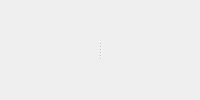
  <widget class="QWidget" name="centralWidget">
   <layout class="QGridLayout" name="gridLayout">
    <property name="leftMargin">
     <number>1</number>
    </property>
    <property name="topMargin">
     <number>0</number>
    </property>
    <property name="rightMargin">
     <number>1</number>
    </property>
    <property name="bottomMargin">
     <number>0</number>
    </property>
    <item row="0" column="0">
     <widget class="QWidget" name="widget" native="true">
      <layout class="QVBoxLayout" name="verticalLayout">
       <property name="leftMargin">
        <number>0</number>
       </property>
       <property name="topMargin">
        <number>0</number>
       </property>
       <property name="rightMargin">
        <number>0</number>
       </property>
       <property name="bottomMargin">
        <number>0</number>
       </property>
       <item>
        <widget class="QSplitter" name="splitterMain">
         <property name="orientation">
          <enum>Qt::Horizontal</enum>
         </property>
         <widget class="TabWidget" name="tabWidget" native="true">
          <property name="acceptDrops">
           <bool>true</bool>
          </property>
          <property name="documentMode" stdset="0">
           <bool>true</bool>
          </property>
          <property name="tabsClosable" stdset="0">
           <bool>true</bool>
          </property>
         </widget>
         <widget class="TabWidget" name="tabWidgetSlave" native="true">
          <property name="acceptDrops">
           <bool>true</bool>
          </property>
          <property name="documentMode" stdset="0">
           <bool>true</bool>
          </property>
          <property name="tabsClosable" stdset="0">
           <bool>true</bool>
          </property>
         </widget>
        </widget>
       </item>
      </layout>
     </widget>
    </item>
   </layout>
  </widget>
